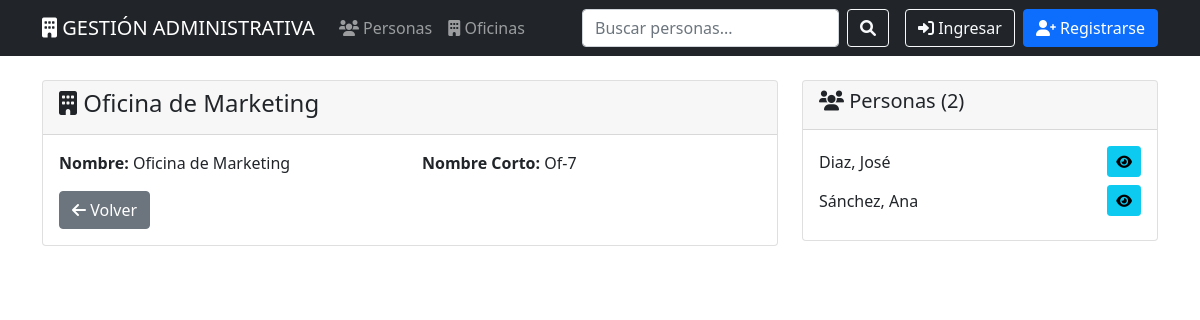
Screenshot of /oficinas/23/ with the database file from the repository.
### oficinas/models.py (models this page shows, shortened)
class Oficina(models.Model):
    nombre = models.CharField(max_length=100, verbose_name="Nombre")
    nombre_corto = models.CharField(max_length=20, verbose_name="Nombre Corto")
    class Meta:
        verbose_name = "Oficina"
        verbose_name_plural = "Oficinas"
        ordering = ['nombre']

### personas/models.py (models this page shows, shortened)
class Persona(models.Model):
    apellido = models.CharField(max_length=100, default='Desconocido')
    nombre = models.CharField(max_length=100, default='Desconocido')
    edad = models.IntegerField(default=0)
    oficina = models.ForeignKey(Oficina, on_delete=models.CASCADE, related_name='personas', verbose_name="Oficina")
    class Meta:
        verbose_name = "Persona"
        verbose_name_plural = "Personas"
        ordering = ['apellido', 'nombre']

### oficinas/views.py (the view)
# urls.py: path('<int:pk>/', views.OficinaDetailView.as_view(), name='detalle'),
class OficinaDetailView(DetailView):
    model = Oficina
    template_name = 'oficinas/detalle.html'
    context_object_name = 'oficina'
    def get_context_data(self, **kwargs):
        context = super().get_context_data(**kwargs)
        context['personas'] = self.object.personas.all()
        return context

### templates/oficinas/detalle.html (shortened to what this page needs)
{% extends 'base.html' %}
{% block content %}
<div class="row">
    <div class="col-md-8">
        <div class="card">
            <div class="card-header">
                <h4><i class="fas fa-building"></i> {{ oficina.nombre }}</h4>
            </div>
            <div class="card-body">
                <div class="row">
                    <div class="col-md-6">
                        <strong>Nombre:</strong> {{ oficina.nombre }}
                    </div>
                    <div class="col-md-6">
                        <strong>Nombre Corto:</strong> {{ oficina.nombre_corto }}
                    </div>
                </div>
                <div class="mt-3">
                    <a href="{% url 'oficinas:lista' %}" class="btn btn-secondary">
                        <i class="fas fa-arrow-left"></i> Volver
                    </a>
                </div>
            </div>
        </div>
    </div>
    <div class="col-md-4">
        <div class="card">
            <div class="card-header">
                <h5><i class="fas fa-users"></i> Personas ({{ personas.count }})</h5>
            </div>
            <div class="card-body">
                {% if personas %}
                    {% for persona in personas %}
                        <div class="d-flex justify-content-between align-items-center mb-2">
                            <span>{{ persona.apellido }}, {{ persona.nombre }}</span>
                            <a href="{% url 'personas:detalle' persona.pk %}" class="btn btn-info btn-sm">
                                <i class="fas fa-eye"></i>
                            </a>
                        </div>
                    {% endfor %}
                {% else %}
                    <p class="text-muted">No hay personas asignadas a esta oficina.</p>
                {% endif %}
            </div>
        </div>
    </div>
</div>
{% endblock %}

### rows the page displays
Oficina: nombre "Oficina de Marketing", nombre_corto "Of-7", count "2"
Persona: apellido "Diaz", nombre "José"
Persona: apellido "Sánchez", nombre "Ana"
